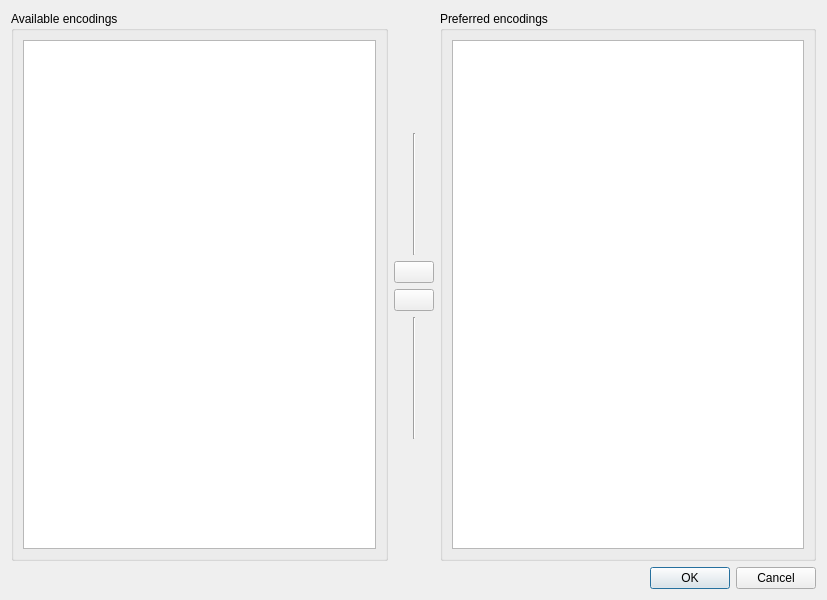
<?xml version="1.0" encoding="UTF-8"?>
<ui version="4.0">
 <class>Dialog</class>
 <widget class="QDialog" name="Dialog">
  <property name="geometry">
   <rect>
    <x>0</x>
    <y>0</y>
    <width>827</width>
    <height>600</height>
   </rect>
  </property>
  <property name="minimumSize">
   <size>
    <width>700</width>
    <height>600</height>
   </size>
  </property>
  <property name="windowTitle">
   <string>Edit preferred encodings</string>
  </property>
  <layout class="QVBoxLayout" name="verticalLayout_2">
   <item>
    <layout class="QHBoxLayout" name="horizontalLayout">
     <property name="leftMargin">
      <number>0</number>
     </property>
     <property name="rightMargin">
      <number>0</number>
     </property>
     <item>
      <widget class="QGroupBox" name="groupBox">
       <property name="sizePolicy">
        <sizepolicy hsizetype="Expanding" vsizetype="Preferred">
         <horstretch>0</horstretch>
         <verstretch>0</verstretch>
        </sizepolicy>
       </property>
       <property name="title">
        <string>Available encodings</string>
       </property>
       <layout class="QGridLayout" name="gridLayout">
        <item row="0" column="1">
         <widget class="QTableWidget" name="tableWidgetAvailable">
          <attribute name="horizontalHeaderDefaultSectionSize">
           <number>150</number>
          </attribute>
          <attribute name="horizontalHeaderShowSortIndicator" stdset="0">
           <bool>true</bool>
          </attribute>
          <attribute name="horizontalHeaderStretchLastSection">
           <bool>true</bool>
          </attribute>
         </widget>
        </item>
       </layout>
      </widget>
     </item>
     <item>
      <layout class="QVBoxLayout" name="verticalLayout">
       <property name="leftMargin">
        <number>0</number>
       </property>
       <item>
        <spacer name="verticalSpacer">
         <property name="orientation">
          <enum>Qt::Vertical</enum>
         </property>
         <property name="sizeHint" stdset="0">
          <size>
           <width>20</width>
           <height>20</height>
          </size>
         </property>
        </spacer>
       </item>
       <item>
        <widget class="Line" name="line">
         <property name="sizePolicy">
          <sizepolicy hsizetype="Preferred" vsizetype="Expanding">
           <horstretch>0</horstretch>
           <verstretch>0</verstretch>
          </sizepolicy>
         </property>
         <property name="orientation">
          <enum>Qt::Vertical</enum>
         </property>
        </widget>
       </item>
       <item>
        <widget class="QPushButton" name="pushButtonAdd">
         <property name="toolTip">
          <string>Add selected encoding to the list of preferred encodings</string>
         </property>
         <property name="text">
          <string/>
         </property>
         <property name="icon">
          <iconset theme="go-next"/>
         </property>
        </widget>
       </item>
       <item>
        <widget class="QPushButton" name="pushButtonRemove">
         <property name="text">
          <string/>
         </property>
         <property name="icon">
          <iconset theme="go-previous"/>
         </property>
        </widget>
       </item>
       <item>
        <widget class="Line" name="line_2">
         <property name="sizePolicy">
          <sizepolicy hsizetype="Preferred" vsizetype="Expanding">
           <horstretch>0</horstretch>
           <verstretch>0</verstretch>
          </sizepolicy>
         </property>
         <property name="orientation">
          <enum>Qt::Vertical</enum>
         </property>
        </widget>
       </item>
       <item>
        <spacer name="verticalSpacer_2">
         <property name="orientation">
          <enum>Qt::Vertical</enum>
         </property>
         <property name="sizeHint" stdset="0">
          <size>
           <width>20</width>
           <height>20</height>
          </size>
         </property>
        </spacer>
       </item>
      </layout>
     </item>
     <item>
      <widget class="QGroupBox" name="groupBox_2">
       <property name="title">
        <string>Preferred encodings</string>
       </property>
       <layout class="QGridLayout" name="gridLayout_2">
        <item row="0" column="1">
         <widget class="QTableWidget" name="tableWidgetPreferred">
          <attribute name="horizontalHeaderDefaultSectionSize">
           <number>150</number>
          </attribute>
          <attribute name="horizontalHeaderShowSortIndicator" stdset="0">
           <bool>true</bool>
          </attribute>
          <attribute name="horizontalHeaderStretchLastSection">
           <bool>true</bool>
          </attribute>
         </widget>
        </item>
       </layout>
      </widget>
     </item>
    </layout>
   </item>
   <item>
    <widget class="QDialogButtonBox" name="buttonBox">
     <property name="orientation">
      <enum>Qt::Horizontal</enum>
     </property>
     <property name="standardButtons">
      <set>QDialogButtonBox::Cancel|QDialogButtonBox::Ok</set>
     </property>
    </widget>
   </item>
  </layout>
 </widget>
 <resources>
  <include location="pyqode_core.qrc"/>
 </resources>
 <connections>
  <connection>
   <sender>buttonBox</sender>
   <signal>rejected()</signal>
   <receiver>Dialog</receiver>
   <slot>reject()</slot>
   <hints>
    <hint type="sourcelabel">
     <x>316</x>
     <y>260</y>
    </hint>
    <hint type="destinationlabel">
     <x>286</x>
     <y>274</y>
    </hint>
   </hints>
  </connection>
  <connection>
   <sender>buttonBox</sender>
   <signal>accepted()</signal>
   <receiver>Dialog</receiver>
   <slot>accept()</slot>
   <hints>
    <hint type="sourcelabel">
     <x>248</x>
     <y>254</y>
    </hint>
    <hint type="destinationlabel">
     <x>157</x>
     <y>274</y>
    </hint>
   </hints>
  </connection>
 </connections>
</ui>
